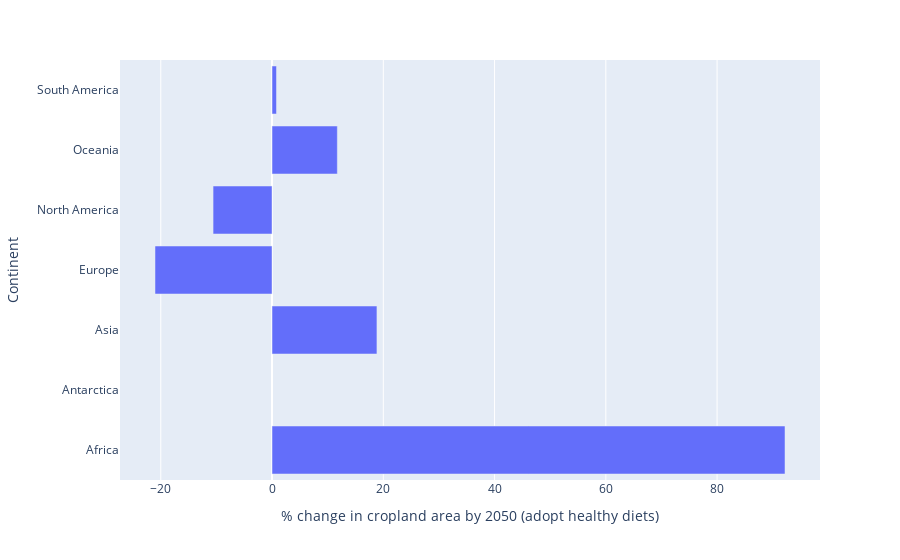

Notebook cell for this chart:
### Code cell
px.bar(
    williams_2020_continents, 
    x="diets_change_pct", 
    y="Continent", 
    labels = {
        "diets_change_pct": "% change in cropland area by 2050 (adopt healthy diets)"
    }
)

### Figure 1 — Plotly figure (JSON) as saved in the notebook; plotly's stock layout.template omitted (floating-point values rounded to 4 significant figures)
{"data": [{"alignmentgroup": "True", "hovertemplate": "% change in cropland area by 2050 (adopt healthy diets)=%{x}<br>Continent=%{y}<extra></extra>", "legendgroup": "", "marker": {"color": "#636efa", "pattern": {"shape": ""}}, "name": "", "offsetgroup": "", "orientation": "h", "showlegend": false, "textposition": "auto", "type": "bar", "x": [92.21, null, 18.86, -21.04, -10.6, 11.74, 0.7979], "xaxis": "x", "y": ["Africa", "Antarctica", "Asia", "Europe", "North America", "Oceania", "South America"], "yaxis": "y"}], "layout": {"autosize": true, "barmode": "relative", "legend": {"tracegroupgap": 0}, "margin": {"t": 60}, "xaxis": {"anchor": "y", "autorange": true, "domain": [0, 1], "range": [-27.33, 98.5], "title": {"text": "% change in cropland area by 2050 (adopt healthy diets)"}, "type": "linear"}, "yaxis": {"anchor": "x", "autorange": true, "domain": [0, 1], "range": [-0.5, 6.5], "title": {"text": "Continent"}, "type": "category"}}}
